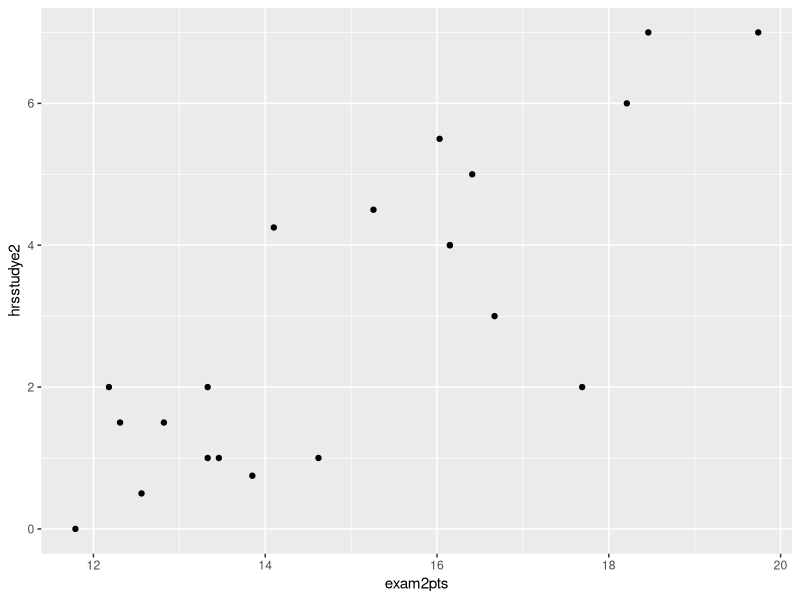
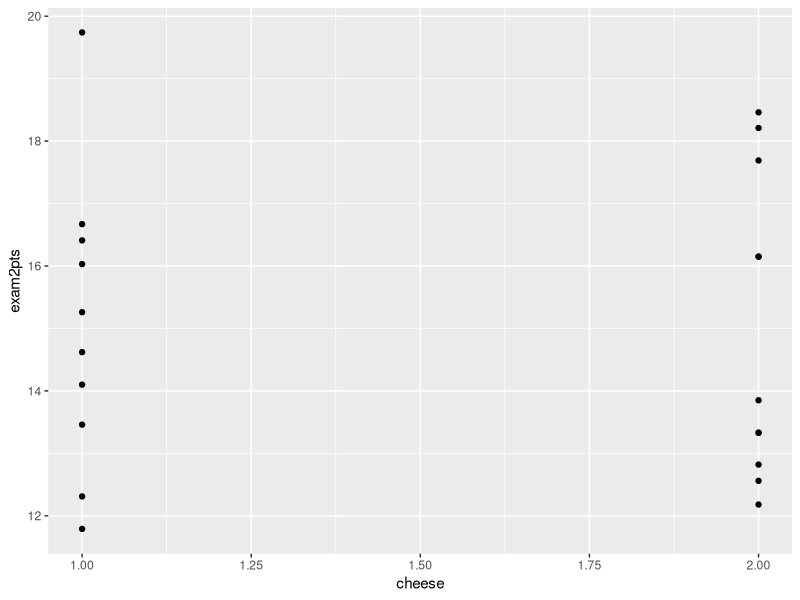
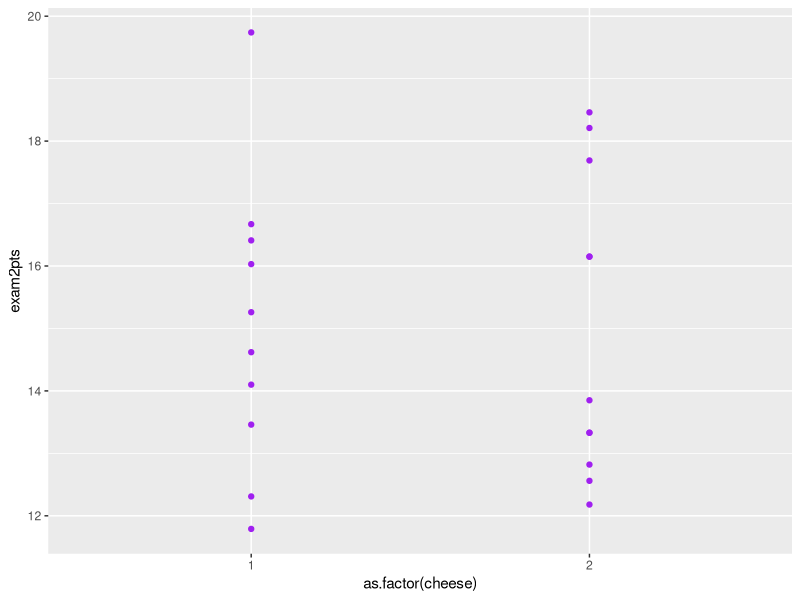

Write the R code that produced these figures, in order.
## ---- chunk 1

library(tidyverse)
library(psych)
library(readr)

exam2 <- read_csv("exam2.csv")


## ---- chunk 2
ggplot(exam2, aes(x=exam2pts, y=hrsstudye2)) +
  geom_point()

## ---- chunk 3

ggplot(exam2, aes(x = cheese, y = exam2pts)) +
  geom_point() +
  stat_summary(fun.data = mean_cl_normal)

## ---- chunk 4

ggplot(exam2, aes(x = as.factor(cheese), y = exam2pts)) +
  geom_point(color = "purple") +
  stat_summary(fun.data = mean_cl_normal)


